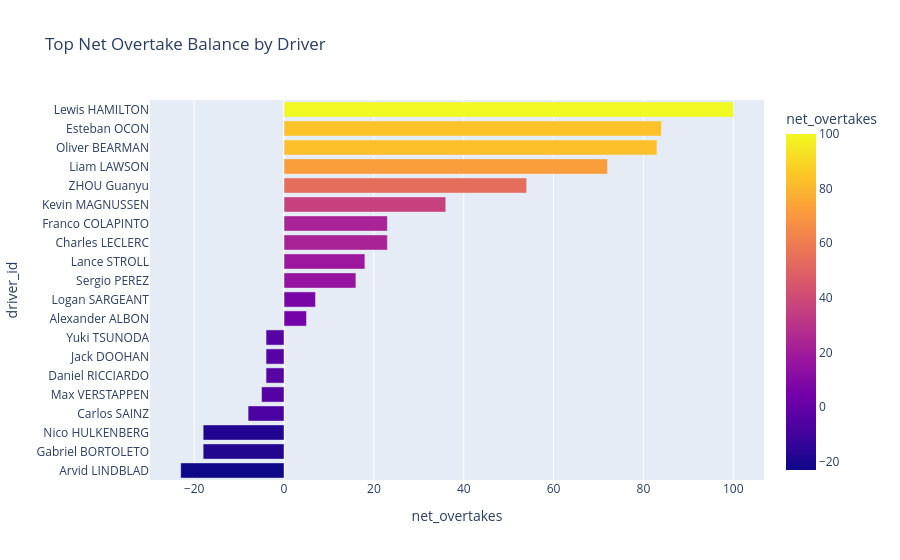

Notebook source saved alongside this figure:
### Code cell
plot_overtakes = overtake_stats.head(20).sort_values("net_overtakes")
fig = px.bar(
    plot_overtakes,
    x="net_overtakes",
    y="driver_id",
    orientation="h",
    color="net_overtakes",
    title="Top Net Overtake Balance by Driver",
)
fig.write_html(OUTPUT_CHARTS / "net_overtakes.html", include_plotlyjs="cdn")
fig.show()

### Figure 1 — Plotly figure (JSON) as saved in the notebook; plotly's stock layout.template omitted (floating-point values rounded to 4 significant figures)
{"data": [{"hovertemplate": "net_overtakes=%{marker.color}<br>driver_id=%{y}<extra></extra>", "legendgroup": "", "marker": {"color": [-23, -18, -18, -8, -5, -4, -4, -4, 5, 7, 16, 18, 23, 23, 36, 54, 72, 83, 84, 100], "coloraxis": "coloraxis", "pattern": {"shape": ""}}, "name": "", "orientation": "h", "showlegend": false, "textposition": "auto", "type": "bar", "x": [-23, -18, -18, -8, -5, -4, -4, -4, 5, 7, 16, 18, 23, 23, 36, 54, 72, 83, 84, 100], "xaxis": "x", "y": ["Arvid LINDBLAD", "Gabriel BORTOLETO", "Nico HULKENBERG", "Carlos SAINZ", "Max VERSTAPPEN", "Daniel RICCIARDO", "Jack DOOHAN", "Yuki TSUNODA", "Alexander ALBON", "Logan SARGEANT", "Sergio PEREZ", "Lance STROLL", "Charles LECLERC", "Franco COLAPINTO", "Kevin MAGNUSSEN", "ZHOU Guanyu", "Liam LAWSON", "Oliver BEARMAN", "Esteban OCON", "Lewis HAMILTON"], "yaxis": "y"}], "layout": {"barmode": "relative", "coloraxis": {"colorbar": {"title": {"text": "net_overtakes"}}, "colorscale": [[0.0, "#0d0887"], [0.1111, "#46039f"], [0.2222, "#7201a8"], [0.3333, "#9c179e"], [0.4444, "#bd3786"], [0.5556, "#d8576b"], [0.6667, "#ed7953"], [0.7778, "#fb9f3a"], [0.8889, "#fdca26"], [1.0, "#f0f921"]]}, "legend": {"tracegroupgap": 0}, "title": {"text": "Top Net Overtake Balance by Driver"}, "xaxis": {"anchor": "y", "domain": [0.0, 1.0], "title": {"text": "net_overtakes"}}, "yaxis": {"anchor": "x", "domain": [0.0, 1.0], "title": {"text": "driver_id"}}}}
